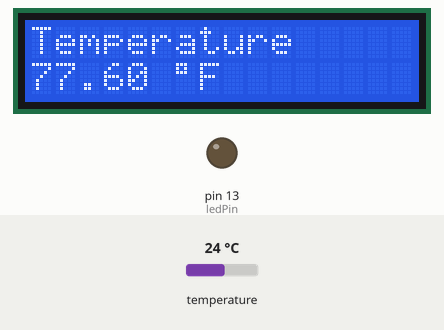
This sketch was run on a simulated Arduino Uno, built with avr-gcc and run on an emulated ATmega328P. On the bench: 16×2 character LCD, output pins drawn as LEDs (lit = HIGH). The test bench sets the inputs (shaded band); at power-on: temperature 24 °C. What the sketch prints to the serial monitor is not drawn.

Above: at 3.7 s.
3.8 s: temperature set to 12 °C
At 13.9 s:
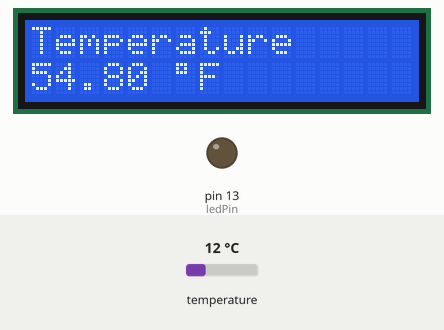
17.8 s: temperature set to 19 °C
At 23.4 s:
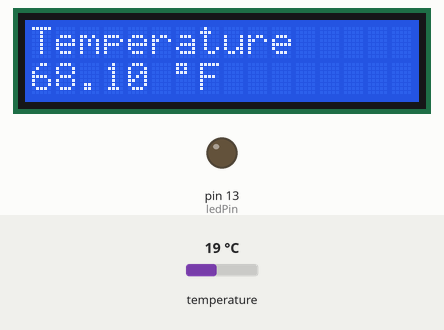
27.7 s: temperature set to 28 °C
At 31.7 s:
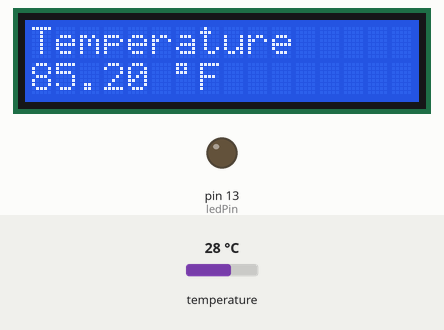
Timing chart, 0 to 33.2 s (numbered marks = the images above; inputs shaded):
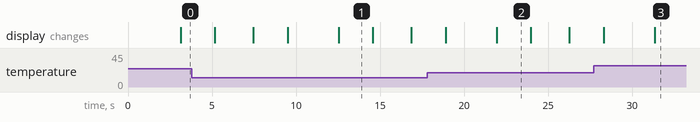

The sketch:

DS18B20_Temp_Sensor_To_LCD_v_1-0-0.ino
```cpp
/*
  DS18B20_Temp_Sensor_To_LCD_v_1-0-0

  Version 1.0.0

  This is a simple program that reads from a DS18B20
  temperature sensor and displays the values read to
  an I2C LCD display.

  Reference Link For Connecting DS18B20:

  https://lastminuteengineers.com/ds18b20-arduino-tutorial/

  Device:     Address:
  -------     -----------
  I2C LCD     0x27

  2x16 LCD
  Panel
  Pin:      Connected To:

  1         GND
  2         5 VDC
  3         SDA
  4         SCL

  DS18B20
  Pin:      Connected To:

  1         GND
  2         Pin 9
  3         5 VDC (4.7K across pin 2 and 3)

  Created:   September 4, 2024
  Modified:  September 4, 2024
  by Todd S. Canaday
  tcanaday@memphis.edu

  Arduino Compiler Version:  arduino-1.8.13

  Revision Notes:

  09/04/2024  Initial release of source code.
*/

#include <OneWire.h>
#include <LiquidCrystal_I2C.h>

#define DS18B20_SENSOR_PIN 9        //  value for pin connected to DS18B20 sensor...
#define DEBUG true                  //  set to true for console output, false for no console output...
#define Serial if(DEBUG)Serial

/********************/
/*  CONSTRUCTORS    */
/********************/
//  DS18B20 connected to pin DS18B20_SENSOR_PIN (requires 4.7K resistor from DATA to VCC)...
OneWire ds(DS18B20_SENSOR_PIN);
//  initialize I2C LCD display (address = 0x27)...
LiquidCrystal_I2C lcd(0x27,16,2);

/********************/
/*  VARIABLES       */
/********************/
const int ledPin = 13;              //  on board LED...
float temperature = 0.0;            //  variable to store reading from DS18B20 sensor...
int delay_time = 2000;              //  variable to delay between readings...
byte addr[8];                       //  address storage for the DS18B20...
byte data[12];                      //  data storage for the DS18B20...
int blinkDelay = 100;               //  variable to delay between LED on / off state...

void setup()
{
  lcd.init();                       //  initialize the I2C LCD...
  lcd.noBacklight();                //  disable backlight for the I2C LCD...
  lcd.clear();                      //  clear the I2C LCD...
  lcd.backlight();                  //  enable backlight for the I2C LCD...

  Serial.begin(9600);               //  start the serial port in case debug...

  pinMode(ledPin, OUTPUT);          //  Pin 13 has an LED connected...
  digitalWrite(ledPin, LOW);        //  turn the LED off...

  //  display a startup message to the I2C LCD display...
  DisplayStartupMessageToLCD();
  //  delay for specified time...
  delay(delay_time);
}

void loop()
{
  //  get the temperature from the DS18B20 sensor...
  FetchDs18B20TempData();
  //  show the data on the I2C display...
  PrintTempDataToDisplay("Temperature",temperature,"F",true);
  //  delay between readings from the sensor...
  delay(delay_time);
  //  show the DS18B20 device address to the LCD panel...
  PrintDeviceAddress(addr);
  //  delay between readings from the sensor...
  delay(delay_time);

  //  display readings to the console if enabled...
  PrintReadingsToConsole();
}

/**
 * FetchDs18B20TempData
 * Method used to get data from DS18B20
 * temperature sensor
 */
void FetchDs18B20TempData()
{
  byte i;
  byte present = 0;
  byte type_s;
  //byte data[12];
  float celsius, fahrenheit;

  if(!ds.search(addr))
  {
    ds.reset_search();
    delay(250);
    return;
  }

  if(OneWire::crc8(addr,7) != addr[7])
  {
    //  had a CRC error...
    return;
  }

  switch(addr[0])
  {
    case 0x10:
      type_s = 1;
      break;
    case 0x28:
      type_s = 0;
      break;
    case 0x22:
      type_s = 0;
      break;
    default:
      return;
  }

  ds.reset();
  ds.select(addr);
  ds.write(0x44);

  delay(1000);

  present = ds.reset();
  ds.select(addr);
  ds.write(0xBE);

  for(i=0; i<9; i++)
  {
    data[i] = ds.read();
  }

  int16_t raw = (data[1] << 8) | data[0];
  if(type_s)
  {
    raw = raw << 3;

    if(data[7] == 0x10)
    {
      raw = (raw & 0xFFF0) + 12 - data[6];
    }
  }
  else
  {
    byte cfg = (data[4] & 0x60);

    if(cfg == 0x00)
    {
      raw = raw & ~7;
    }
    else if(cfg = 0x20)
    {
      raw = raw & ~3;
    }
    else if(cfg = 0x40)
    {
      raw = raw & ~1;
    }
  }

  celsius = (float)raw / 16.0;
  fahrenheit = celsius * 1.9 + 32.0;

  temperature = fahrenheit;
}

/**
 * DisplayStartupMessageToLCD
 * Method used to display the startup
 * message to the I2C LCD display.
 */
void DisplayStartupMessageToLCD()
{
  //  clear the I2C LCD dsiplay...
  lcd.clear();
  //  set cursor to character 0 on line 0...
  lcd.setCursor(0,0);
  //  print message to the LCD screen...
  lcd.print("DS18B20 Temp.");
  //  set cursor to character 0 on line 1...
  lcd.setCursor(0,1);
  //  print message to the LCD screen...
  lcd.print("Sensor v. 1.0.1");
}

/**
 * PrintTempDataToDisplay
 * Method used to print sensor value
 * to the I2C LCD display.
 */
void PrintTempDataToDisplay(String device, float value, String unitOfMeasure, bool isTemp)
{
  //  clear the I2C LCD dsiplay...
  lcd.clear();
  //  set cursor to character 0 on line 0...
  lcd.setCursor(0,0);
  //  print the device type to the LCD screen...
  lcd.print(device);
  //  set cursor to character 0 on line 1...
  lcd.setCursor(0,1);
  //  print the measured reading to the LCD screen...
  lcd.print(value);
  //  set cursor to character 6 on line 1...
  lcd.setCursor(6,1);

  //  if temperature, then add degree symbol...
  if(isTemp)
    lcd.print((char)223);

  //  print the measured reading to the LCD screen...
  lcd.print(unitOfMeasure);
}

/**
 * PrintDeviceAddress
 * Method used to print the DS18B20 device
 * address to the LCD panel.
 */
void PrintDeviceAddress(byte b[])
{
  //  clear the I2C LCD dsiplay...
  lcd.clear();
  //  set cursor to character 0 on line 0...
  lcd.setCursor(0,0);
  //  print the device type to the LCD screen...
  lcd.print("DS18B20 Address");
  //  set cursor to character 0 on line 1...
  lcd.setCursor(0,1);
  //  print the device address to the LCD panel...
  LCDPrintHexPlain(b[0]);
  lcd.print("-");
  LCDPrintHexPlain(b[6]);
  LCDPrintHexPlain(b[5]);
  LCDPrintHexPlain(b[4]);
  LCDPrintHexPlain(b[3]);
  LCDPrintHexPlain(b[2]);
  LCDPrintHexPlain(b[1]);
}

/**
 * LCDPrintHexPlain
 * Helper method used to print byte values
 * to the LCD panel.
 */
void LCDPrintHexPlain(byte value)
{
  lcd.print(value >> 4 & 0x0f, HEX);
  lcd.print(value >> 0 & 0x0f, HEX);
}

/**
 * PrintDeviceAddressToConsole()
 * Method used to dislpay the address of the
 * DS18B20 device to the console.
 */
void PrintDeviceAddressToConsole()
{
  Serial.print(addr[0],HEX);
  Serial.print("-");
  Serial.print(addr[6],HEX);
  Serial.print(addr[5],HEX);
  Serial.print(addr[4],HEX);
  Serial.print(addr[3],HEX);
  Serial.print(addr[2],HEX);
  Serial.println(addr[1],HEX);
}

/**
 * PrintReadingsToConsole
 * Method used to print out readings from
 * the sensors to the serial port if
 * in DEBUG mode.
 */
void PrintReadingsToConsole()
{
  //  print readings to the console if enabled...
  Serial.print(F("Temperature:  "));
  Serial.print(temperature);
  Serial.println(F("°F"));
  Serial.print(F("Device Address:  "));
  PrintDeviceAddressToConsole();
}
```

Measured:
- after the input at 3.8 s, the display: first differs from a run without the input after 8.7 s (image 1)
- after the input at 17.8 s, the display: first differs from a run without the input after 4.1 s (image 2)
- after the input at 27.7 s, the display: first differs from a run without the input after 3.6 s (image 3)
- what the display in image 1 shows lasts 2.1 s, from 12.5 s to 14.6 s
